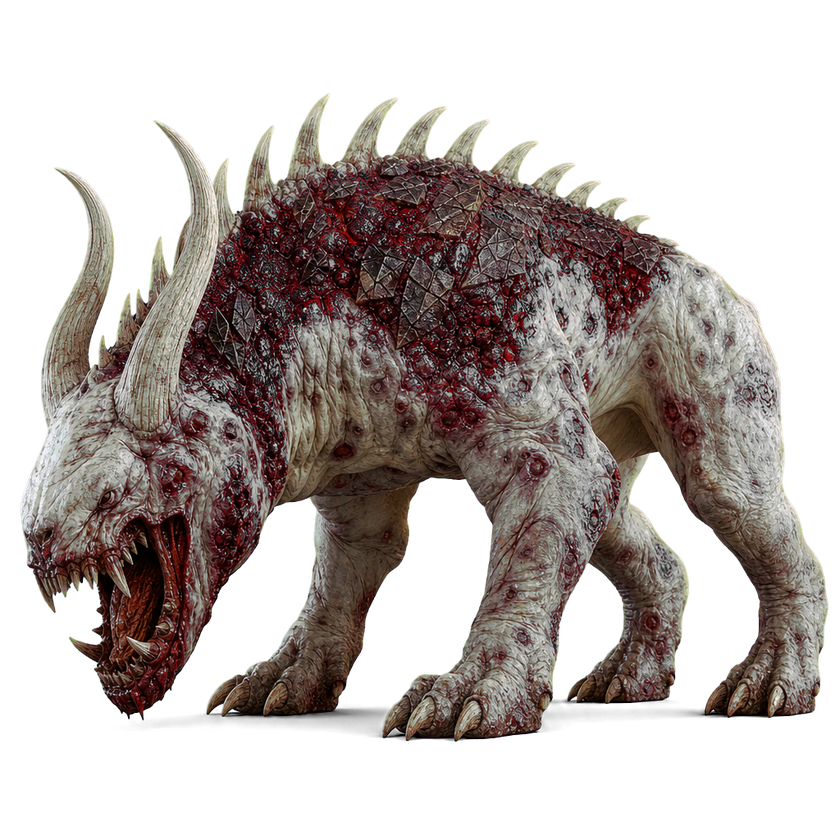
#> input picture concepts/biter_portrait.png, 840 x 840 px, shrunk from 1024 x 1024 before the run
$ python remove_bg.py ../concepts/biter_portrait.png out.png
#> lines starting #> are read from the running program, lines starting #| are printed output that depends on the picture
#!/usr/bin/env python3
"""
Remove a solid-color background from a sprite image using alpha matting.

Background color is read from the top-left pixel of the image.
A trimap is generated automatically (definite BG / unknown boundary / definite FG),
then PyMatting's closed-form algorithm computes a clean per-pixel alpha with
color decontamination — no manual tuning needed.

Usage:
    python scripts/remove_bg.py sprites/command_center.png [out.png]
"""

import sys
import shutil
from pathlib import Path
import numpy as np
from PIL import Image
from pymatting import estimate_alpha_cf, estimate_foreground_ml


def process_rgba(arr: np.ndarray) -> np.ndarray:
    """
    Apply chroma key + alpha matting + despill to an RGBA numpy array.
    Background colour is read from the top-left pixel.
    Returns a processed RGBA uint8 array of the same shape.
    """
    rgb = arr[:, :, :3].astype(float)

    bg = rgb[0, 0].copy()

    dist = np.sqrt(np.sum((rgb - bg) ** 2, axis=2))

    neutral_grey  = np.array([128.0, 128.0, 128.0])
    bg_to_neutral = float(np.sqrt(np.sum((bg - neutral_grey) ** 2)))
    low  = 20.0
    high = max(200.0, bg_to_neutral * 0.90)

    trimap = np.where(dist < low, 0.0, np.where(dist > high, 1.0, 0.5))

    # if the entire image is background (no FG pixels), return fully transparent
    if (trimap >= 0.9).sum() == 0:
        result = np.zeros((*arr.shape[:2], 4), dtype=np.uint8)
        return result

    image_f   = np.clip(rgb / 255.0, 0.0, 1.0)
    alpha_mat = estimate_alpha_cf(image_f, trimap)
    fg_color  = estimate_foreground_ml(image_f, alpha_mat)

    bg_suppress = np.clip((dist - low) / (high - low), 0.0, 1.0)
    alpha = np.minimum(alpha_mat, bg_suppress)

    key_chs   = [i for i, v in enumerate(bg) if v > 128.0]
    clean_chs = [i for i in range(3) if i not in key_chs]
    if key_chs and clean_chs:
        clean_ref  = np.max(np.stack([fg_color[:, :, i] for i in clean_chs], axis=2), axis=2)
        hue_spill  = np.ones(dist.shape, dtype=bool)
        for kc in key_chs:
            hue_spill &= (fg_color[:, :, kc] - clean_ref > 0.05)
        apply_despill = (dist < high) | hue_spill
        fg_out = fg_color.copy()
        for ch in key_chs:
            fg_out[:, :, ch] = np.where(apply_despill,
                                        np.minimum(fg_color[:, :, ch], clean_ref),
                                        fg_color[:, :, ch])
        fg_color = fg_out

    result = np.empty((*arr.shape[:2], 4), dtype=np.uint8)
    result[:, :, :3] = np.clip(fg_color * 255.0, 0, 255).astype(np.uint8)
    result[:, :,  3] = np.clip(alpha    * 255.0, 0, 255).astype(np.uint8)
    return result


def remove_bg(src: str, dst: str) -> None:
#> called with src = '../concepts/biter_portrait.png', dst = 'out.png'
    src_path = Path(src)
    orig_path = src_path.with_suffix(".orig" + src_path.suffix)

    if orig_path.exists():
        read_from = orig_path
        print(f"Using backup   : {orig_path}")
    else:
        shutil.copy2(src, orig_path)
        read_from = src_path
        print(f"Backup created : {orig_path}")

    img = Image.open(read_from).convert("RGBA")
#> img is the input picture: PIL image 840x840 RGBA; mean R, G, B, A 50.6, 42.6, 39.3, 114.6
    arr = np.array(img)

    bg = arr[0, 0, :3].astype(float)
#> bg = [0, 0, 0]
    print(f"Background color : RGB({bg[0]:.0f}, {bg[1]:.0f}, {bg[2]:.0f})")
#| Background color : RGB(0, 0, 0)

    result = process_rgba(arr)
#> in process_rgba, `rgb = arr[:, :, :3].astype(float)`:
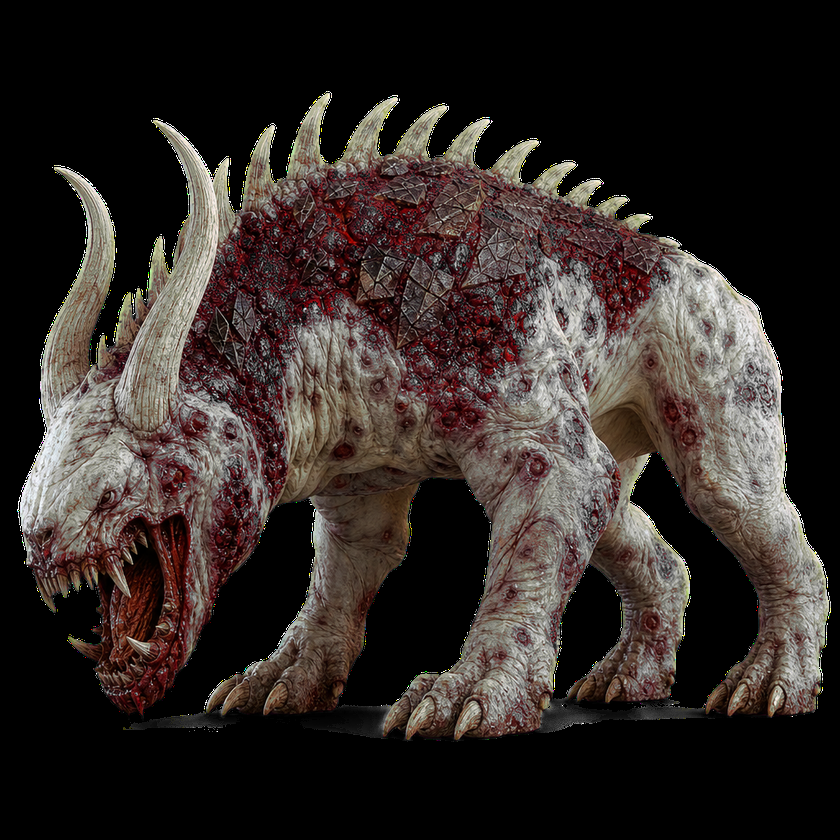
#> rgb: shape (840, 840, 3) float64; mean R, G, B 50.6, 42.6, 39.3
#> in process_rgba, `dist = np.sqrt(np.sum((rgb - bg) ** 2, axis=2))`:
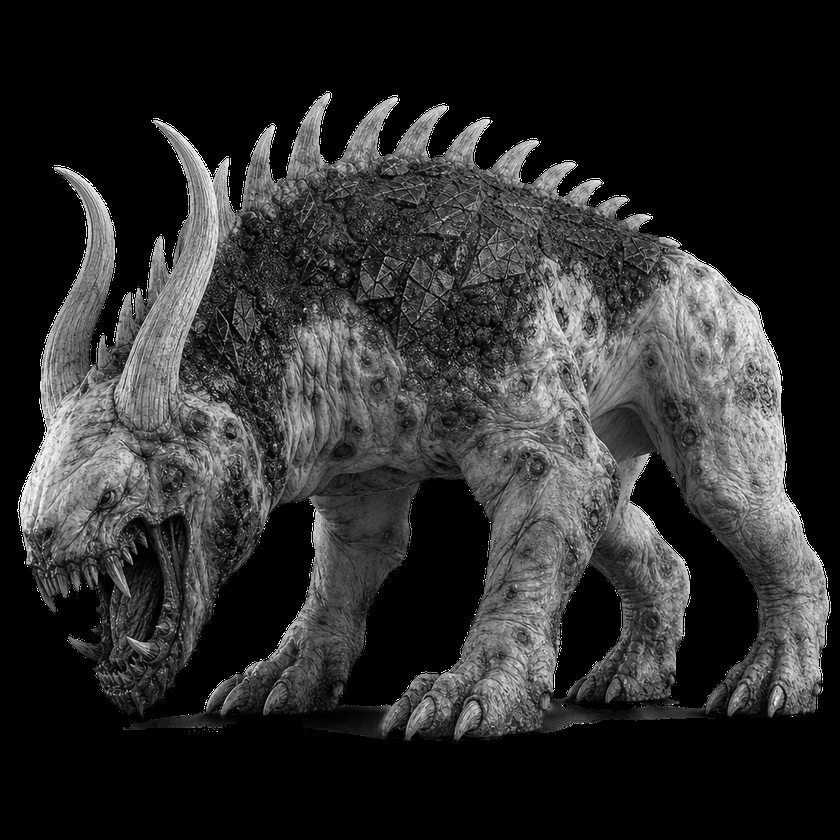
#> dist: shape (840, 840) float64; min 0, max 441.7, mean 78; drawn with min black and max white
#> in process_rgba, `bg_to_neutral = float(np.sqrt(np.sum((bg - neutral_grey) ** 2)))`: bg_to_neutral = 221.7
#> in process_rgba, `high = max(200.0, bg_to_neutral * 0.90)`: high = 200
#> in process_rgba, `trimap = np.where(dist < low, 0.0, np.where(dist > high, 1.0, 0.5))`:
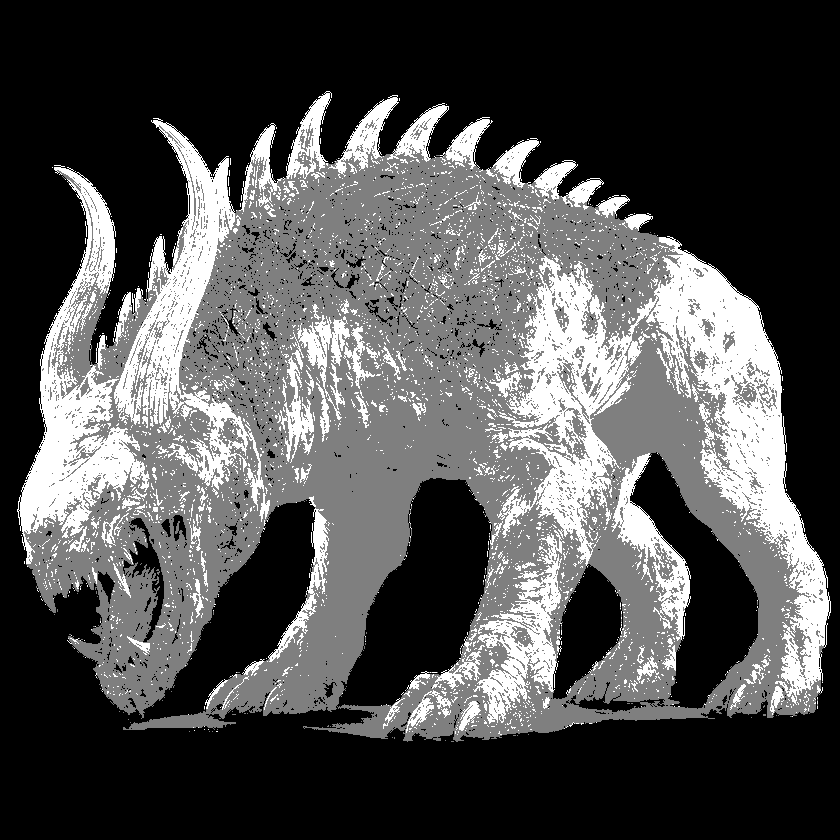
#> trimap: shape (840, 840) float64; min 0, max 1, mean 0.313
    Image.fromarray(result, "RGBA").save(dst)
    print(f"Saved: {dst}")


if __name__ == "__main__":
    src = sys.argv[1] if len(sys.argv) > 1 else "sprites/command_center.png"
    dst = sys.argv[2] if len(sys.argv) > 2 else src
    remove_bg(src, dst)
#> (the call stopped at in process_rgba, `alpha_mat = estimate_alpha_cf(image_f, trimap)`: pymatting is not available in this run)
